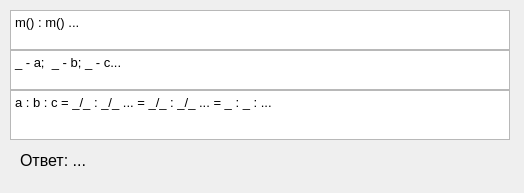
<?xml version="1.0" encoding="UTF-8"?>
<ui version="4.0">
 <class>Form</class>
 <widget class="QWidget" name="Form">
  <property name="geometry">
   <rect>
    <x>0</x>
    <y>0</y>
    <width>524</width>
    <height>193</height>
   </rect>
  </property>
  <property name="windowTitle">
   <string>Формула по отношению масс</string>
  </property>
  <widget class="QLabel" name="ans">
   <property name="geometry">
    <rect>
     <x>20</x>
     <y>140</y>
     <width>490</width>
     <height>40</height>
    </rect>
   </property>
   <property name="font">
    <font>
     <pointsize>12</pointsize>
    </font>
   </property>
   <property name="text">
    <string>Ответ: ...</string>
   </property>
  </widget>
  <widget class="QTextBrowser" name="dano">
   <property name="geometry">
    <rect>
     <x>10</x>
     <y>10</y>
     <width>500</width>
     <height>40</height>
    </rect>
   </property>
   <property name="html">
    <string>&lt;!DOCTYPE HTML PUBLIC &quot;-//W3C//DTD HTML 4.0//EN&quot; &quot;http://www.w3.org/TR/REC-html40/strict.dtd&quot;&gt;
&lt;html&gt;&lt;head&gt;&lt;meta name=&quot;qrichtext&quot; content=&quot;1&quot; /&gt;&lt;style type=&quot;text/css&quot;&gt;
p, li { white-space: pre-wrap; }
&lt;/style&gt;&lt;/head&gt;&lt;body style=&quot; font-family:'Cantarell'; font-size:10pt; font-weight:400; font-style:normal;&quot;&gt;
&lt;p style=&quot; margin-top:0px; margin-bottom:0px; margin-left:0px; margin-right:0px; -qt-block-indent:0; text-indent:0px;&quot;&gt;&lt;span style=&quot; font-family:'Cantarell';&quot;&gt;m() : m() ...&lt;/span&gt;&lt;/p&gt;&lt;/body&gt;&lt;/html&gt;</string>
   </property>
  </widget>
  <widget class="QTextBrowser" name="tb1">
   <property name="geometry">
    <rect>
     <x>10</x>
     <y>50</y>
     <width>500</width>
     <height>40</height>
    </rect>
   </property>
   <property name="html">
    <string>&lt;!DOCTYPE HTML PUBLIC &quot;-//W3C//DTD HTML 4.0//EN&quot; &quot;http://www.w3.org/TR/REC-html40/strict.dtd&quot;&gt;
&lt;html&gt;&lt;head&gt;&lt;meta name=&quot;qrichtext&quot; content=&quot;1&quot; /&gt;&lt;style type=&quot;text/css&quot;&gt;
p, li { white-space: pre-wrap; }
&lt;/style&gt;&lt;/head&gt;&lt;body style=&quot; font-family:'Cantarell'; font-size:10pt; font-weight:400; font-style:normal;&quot;&gt;
&lt;p style=&quot; margin-top:0px; margin-bottom:0px; margin-left:0px; margin-right:0px; -qt-block-indent:0; text-indent:0px;&quot;&gt;&lt;span style=&quot; font-family:'Cantarell';&quot;&gt;_ - a;  _ - b; _ - c...&lt;/span&gt;&lt;/p&gt;
&lt;p style=&quot;-qt-paragraph-type:empty; margin-top:0px; margin-bottom:0px; margin-left:0px; margin-right:0px; -qt-block-indent:0; text-indent:0px; font-family:'Cantarell';&quot;&gt;&lt;br /&gt;&lt;/p&gt;&lt;/body&gt;&lt;/html&gt;</string>
   </property>
  </widget>
  <widget class="QTextBrowser" name="tb2">
   <property name="geometry">
    <rect>
     <x>10</x>
     <y>90</y>
     <width>500</width>
     <height>50</height>
    </rect>
   </property>
   <property name="html">
    <string>&lt;!DOCTYPE HTML PUBLIC &quot;-//W3C//DTD HTML 4.0//EN&quot; &quot;http://www.w3.org/TR/REC-html40/strict.dtd&quot;&gt;
&lt;html&gt;&lt;head&gt;&lt;meta name=&quot;qrichtext&quot; content=&quot;1&quot; /&gt;&lt;style type=&quot;text/css&quot;&gt;
p, li { white-space: pre-wrap; }
&lt;/style&gt;&lt;/head&gt;&lt;body style=&quot; font-family:'Cantarell'; font-size:10pt; font-weight:400; font-style:normal;&quot;&gt;
&lt;p style=&quot; margin-top:0px; margin-bottom:0px; margin-left:0px; margin-right:0px; -qt-block-indent:0; text-indent:0px;&quot;&gt;&lt;span style=&quot; font-family:'Cantarell';&quot;&gt;a : b : c = _/_ : _/_ ... = _/_ : _/_ ... = _ : _ : ...&lt;/span&gt;&lt;/p&gt;&lt;/body&gt;&lt;/html&gt;</string>
   </property>
  </widget>
 </widget>
 <resources/>
 <connections/>
</ui>
